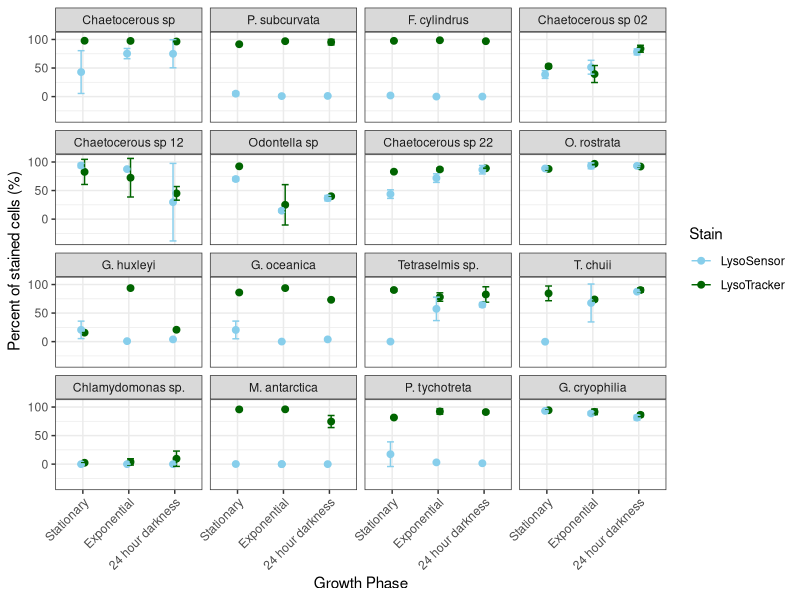

Write the R code that produced this figure.
# Load in required libraries
library(ggplot2)
library(data.table)
library(dplyr)
library(plyr)
library(readxl)
library(gtools)
library(ggpubr)
library(tidyr)

# Create custom order for cultures to appear in
ordered_names <- c("Chaetocerous sp", "P. subcurvata", "F. cylindrus", "Chaetocerous sp 02", "Chaetocerous sp 12", "Odontella sp", "Chaetocerous sp 22", "O. rostrata", "G. huxleyi", "G. oceanica", "Tetraselmis sp.", "T. chuii", "Chlamydomonas sp.", "M. antarctica", "P. tychotreta", "G. cryophilia")

# Read in dataframe and format for plotting
df <- read_excel("Data/StainingGrowthPhases.xlsx") %>%
  mutate(Av=(Av*100), Std=Std*100)
df$Name <- factor(df$Name, levels = ordered_names)

# Plot
graph <- ggplot(df, aes(x = factor(Type, levels = c("Stationary", "Exponential", "24 hour darkness")), 
                                y = Av, color = Stain)) +
  geom_point(position = position_dodge(width = 0.15), size = 2) +
  geom_errorbar(aes(ymin = Av - Std, ymax = Av + Std),
                width = 0.3,
                position = position_dodge(width = 0.15))+
  labs(y = "Percent of stained cells (%)", x = "Growth Phase") +
  facet_wrap(~ Name) +
  theme_bw() +
  scale_color_manual(values = c("LysoTracker" = "darkgreen", "LysoSensor" = "skyblue")) +
  theme(axis.text.x=element_text(angle=45, vjust=1,hjust=1))
  

# Save plot
ggsave("Figures/SuppFig1.tiff", plot = graph, width = 8, height = 8, units = "in", dpi = 300)

